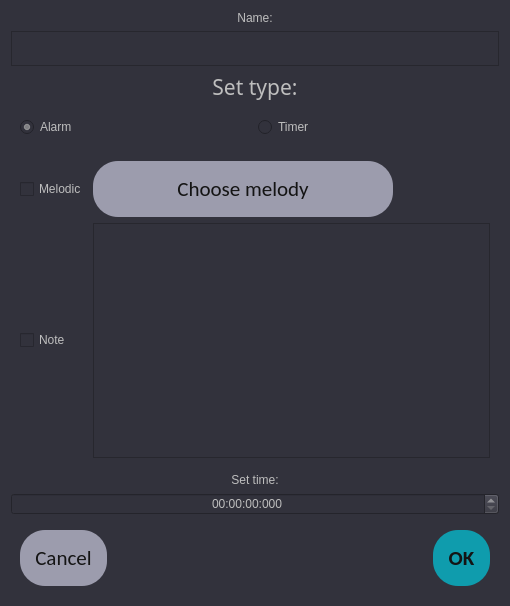
<?xml version="1.0" encoding="UTF-8"?>
<ui version="4.0">
 <class>timersetter</class>
 <widget class="QDialog" name="timersetter">
  <property name="geometry">
   <rect>
    <x>0</x>
    <y>0</y>
    <width>510</width>
    <height>606</height>
   </rect>
  </property>
  <property name="maximumSize">
   <size>
    <width>885</width>
    <height>16777215</height>
   </size>
  </property>
  <property name="windowTitle">
   <string>Dialog</string>
  </property>
  <property name="styleSheet">
   <string notr="true">background-color: rgb(50, 50, 60)</string>
  </property>
  <layout class="QGridLayout" name="gridLayout">
   <item row="0" column="0">
    <layout class="QVBoxLayout" name="verticalLayout">
     <property name="sizeConstraint">
      <enum>QLayout::SetDefaultConstraint</enum>
     </property>
     <item>
      <widget class="QLabel" name="label_3">
       <property name="styleSheet">
        <string notr="true">color: rgb(190, 190, 190);
font: 25 16pt &quot;Calibri Light&quot;;</string>
       </property>
       <property name="text">
        <string>Name:</string>
       </property>
       <property name="alignment">
        <set>Qt::AlignCenter</set>
       </property>
      </widget>
     </item>
     <item>
      <widget class="QPlainTextEdit" name="plainTextEdit">
       <property name="maximumSize">
        <size>
         <width>16777215</width>
         <height>35</height>
        </size>
       </property>
       <property name="lineWrapMode">
        <enum>QPlainTextEdit::WidgetWidth</enum>
       </property>
       <property name="overwriteMode">
        <bool>false</bool>
       </property>
      </widget>
     </item>
     <item alignment="Qt::AlignTop">
      <widget class="QLabel" name="label">
       <property name="maximumSize">
        <size>
         <width>16777215</width>
         <height>40</height>
        </size>
       </property>
       <property name="font">
        <font>
         <family>Calibri Light</family>
         <pointsize>16</pointsize>
         <weight>3</weight>
         <italic>false</italic>
         <bold>false</bold>
        </font>
       </property>
       <property name="styleSheet">
        <string notr="true">color: rgb(190, 190, 190);
font: 25 16pt &quot;Calibri Light&quot;;</string>
       </property>
       <property name="text">
        <string>Set type:</string>
       </property>
       <property name="alignment">
        <set>Qt::AlignCenter</set>
       </property>
      </widget>
     </item>
     <item>
      <widget class="QWidget" name="widget" native="true">
       <layout class="QHBoxLayout" name="horizontalLayout_2">
        <item alignment="Qt::AlignTop">
         <widget class="QRadioButton" name="radio_alarm">
          <property name="styleSheet">
           <string notr="true">image: url(:/rec/Timer_icons/alarm.png);
color: rgb(190, 190, 190);
font: 25 16pt &quot;Calibri Light&quot;;</string>
          </property>
          <property name="text">
           <string>Alarm</string>
          </property>
          <property name="checked">
           <bool>true</bool>
          </property>
         </widget>
        </item>
        <item alignment="Qt::AlignTop">
         <widget class="QRadioButton" name="radio_timer">
          <property name="styleSheet">
           <string notr="true">image: url(:/rec/Timer_icons/timer.png);
color: rgb(190, 190, 190);
font: 25 16pt &quot;Calibri Light&quot;;</string>
          </property>
          <property name="text">
           <string>Timer</string>
          </property>
         </widget>
        </item>
       </layout>
      </widget>
     </item>
     <item>
      <widget class="QWidget" name="horizontalWidget" native="true">
       <property name="font">
        <font>
         <family>Calibri Light</family>
         <pointsize>16</pointsize>
        </font>
       </property>
       <layout class="QGridLayout" name="gridLayout_2">
        <property name="sizeConstraint">
         <enum>QLayout::SetDefaultConstraint</enum>
        </property>
        <item row="0" column="0">
         <widget class="QCheckBox" name="check_melody">
          <property name="styleSheet">
           <string notr="true">color: rgb(190, 190, 190);
font: 25 14pt &quot;Calibri Light&quot;;</string>
          </property>
          <property name="text">
           <string>Melodic</string>
          </property>
         </widget>
        </item>
        <item row="0" column="1">
         <widget class="QPushButton" name="melody_button">
          <property name="maximumSize">
           <size>
            <width>300</width>
            <height>16777215</height>
           </size>
          </property>
          <property name="font">
           <font>
            <family>Calibri</family>
            <pointsize>16</pointsize>
           </font>
          </property>
          <property name="styleSheet">
           <string notr="true">color:rgb(20, 20, 20);
background-color: rgba(200, 200, 220, 180);
border-radius: 25px;
padding: 15px;
min-width: 5em;</string>
          </property>
          <property name="text">
           <string>Choose melody</string>
          </property>
         </widget>
        </item>
        <item row="1" column="0">
         <widget class="QCheckBox" name="check_note">
          <property name="styleSheet">
           <string notr="true">color: rgb(190, 190, 190);
font: 25 14pt &quot;Calibri Light&quot;;color: rgb(190, 190, 190);
font: 25 14pt &quot;Calibri Light&quot;;</string>
          </property>
          <property name="text">
           <string>Note</string>
          </property>
         </widget>
        </item>
        <item row="1" column="1">
         <widget class="QTextEdit" name="textEdit"/>
        </item>
       </layout>
      </widget>
     </item>
     <item>
      <widget class="QLabel" name="label_2">
       <property name="styleSheet">
        <string notr="true">color: rgb(190, 190, 190);
font: 25 16pt &quot;Calibri Light&quot;;</string>
       </property>
       <property name="text">
        <string>Set time:</string>
       </property>
       <property name="alignment">
        <set>Qt::AlignCenter</set>
       </property>
      </widget>
     </item>
     <item alignment="Qt::AlignTop">
      <widget class="QTimeEdit" name="timeEdit">
       <property name="styleSheet">
        <string notr="true">color: rgb(190, 190, 190);
font: 25 16pt &quot;Calibri Light&quot;;</string>
       </property>
       <property name="alignment">
        <set>Qt::AlignCenter</set>
       </property>
       <property name="displayFormat">
        <string>HH:mm:ss:zzz</string>
       </property>
       <property name="timeSpec">
        <enum>Qt::LocalTime</enum>
       </property>
      </widget>
     </item>
     <item alignment="Qt::AlignBottom">
      <widget class="QWidget" name="horizontalWidget" native="true">
       <layout class="QHBoxLayout" name="horizontalLayout">
        <item alignment="Qt::AlignLeft">
         <widget class="QPushButton" name="pushButton">
          <property name="font">
           <font>
            <family>Calibri</family>
            <pointsize>16</pointsize>
           </font>
          </property>
          <property name="styleSheet">
           <string notr="true">color:rgb(20, 20, 20);
background-color: rgba(200, 200, 220, 180);
border-radius: 25px;
padding: 15px;
min-width: 5em;</string>
          </property>
          <property name="text">
           <string>Cancel</string>
          </property>
         </widget>
        </item>
        <item alignment="Qt::AlignRight">
         <widget class="QPushButton" name="pushButton_OK">
          <property name="font">
           <font>
            <family>Calibri</family>
            <pointsize>16</pointsize>
            <weight>75</weight>
            <bold>true</bold>
           </font>
          </property>
          <property name="styleSheet">
           <string notr="true">color:rgb(20, 20, 20);
background-color: rgba(0, 200, 220, 180);
border-radius: 25px;
padding: 15px;
min-width: 5em;</string>
          </property>
          <property name="text">
           <string>OK</string>
          </property>
         </widget>
        </item>
       </layout>
      </widget>
     </item>
    </layout>
   </item>
  </layout>
 </widget>
 <resources/>
 <connections/>
</ui>
